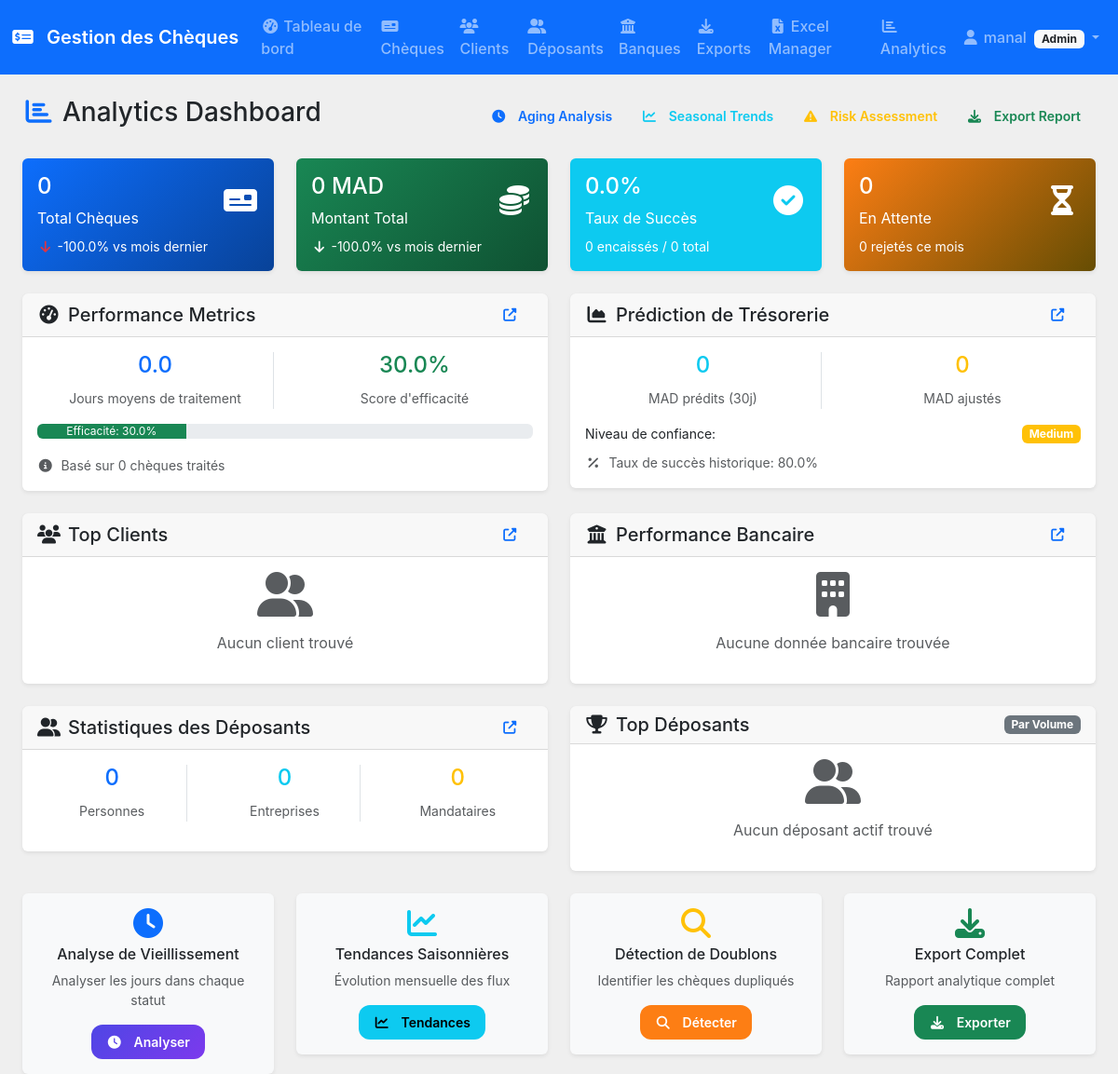
The app's page /analytics/ (signed in), older data.
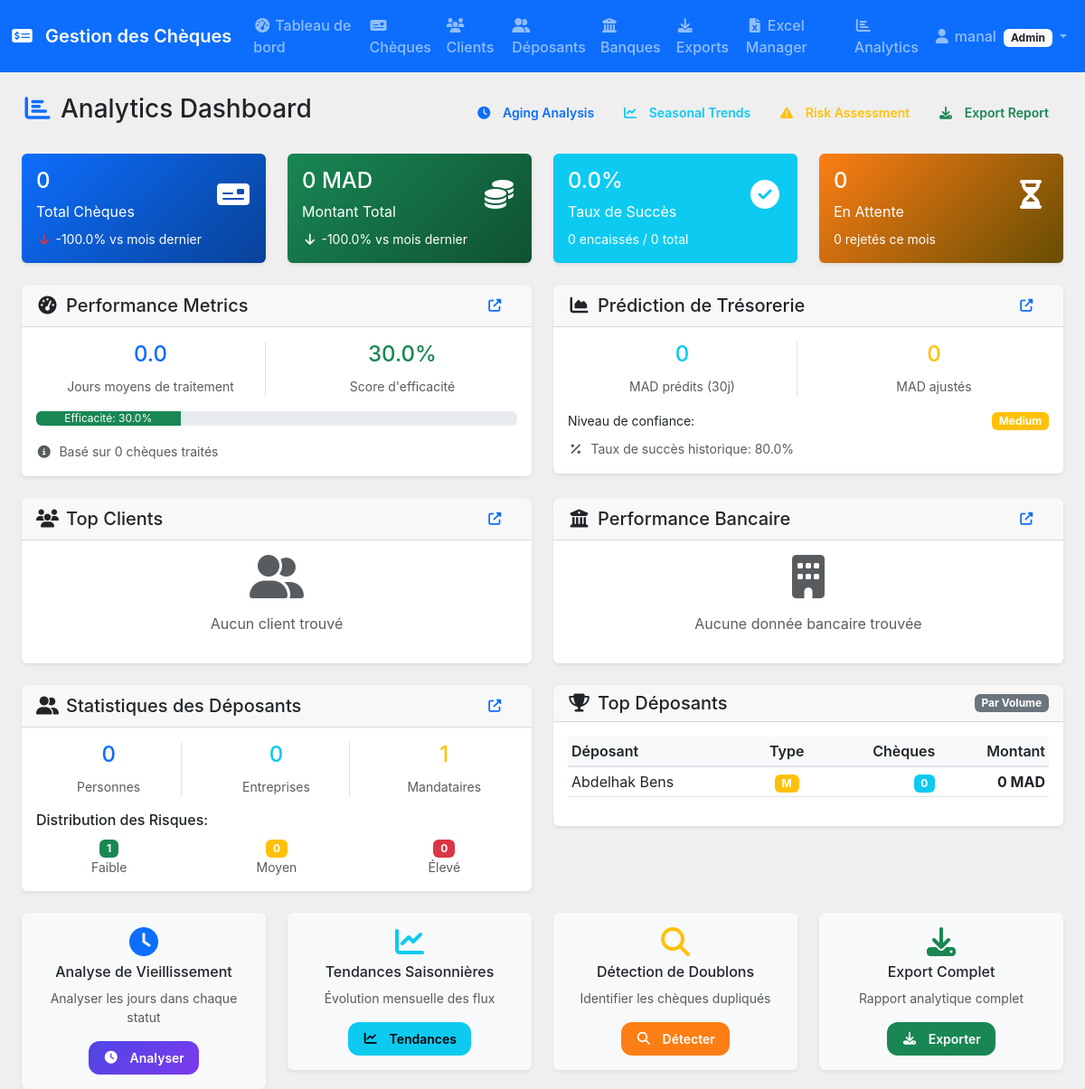
The same page, newer data.
### models.py (models this page shows, shortened)
class Depositor(db.Model):
    __tablename__ = 'depositors'
    id = db.Column(db.Integer, primary_key=True)
    name = db.Column(db.String(200), nullable=False, index=True)
    type = db.Column(db.String(20), nullable=False, default='personne')  # personne, entreprise, mandataire
    phone = db.Column(db.String(20))
    email = db.Column(db.String(120))
    address = db.Column(db.Text)
    city = db.Column(db.String(100))
    postal_code = db.Column(db.String(20))
    id_number = db.Column(db.String(50))  # CIN, Passport, RC
    id_type = db.Column(db.String(20))  # cin, passport, rc, ice
    company_name = db.Column(db.String(200))
    job_title = db.Column(db.String(100))
    authorization_letter_path = db.Column(db.String(255))  # Scan of authorization letter
    bank_account_number = db.Column(db.String(50))
    bank_name = db.Column(db.String(100))
    bank_branch = db.Column(db.String(100))
    is_active = db.Column(db.Boolean, default=True, index=True)
    registration_date = db.Column(db.Date, default=date.today)
    last_deposit_date = db.Column(db.Date)
    total_deposits = db.Column(db.Integer, default=0)
    total_amount_deposited = db.Column(db.Numeric(15, 2), default=0)
    risk_level = db.Column(db.String(10), default='low')  # low, medium, high
    blocked = db.Column(db.Boolean, default=False)
    blocked_reason = db.Column(db.Text)
    blocked_date = db.Column(db.Date)
    blocked_by = db.Column(db.Integer, db.ForeignKey('users.id'))
    created_by = db.Column(db.Integer, db.ForeignKey('users.id'))
    created_at = db.Column(db.DateTime, default=datetime.utcnow)
    updated_at = db.Column(db.DateTime, default=datetime.utcnow, onupdate=datetime.utcnow)
    notes = db.Column(db.Text)
    deposited_cheques = db.relationship('Cheque', backref='depositor', lazy=True)
    deposit_logs = db.relationship('DepositLog', backref='depositor', lazy=True, cascade='all, delete-orphan')
    __table_args__ = (
        CheckConstraint(type.in_(['personne', 'entreprise', 'mandataire']), name='check_depositor_type'),
        CheckConstraint(id_type.in_(['cin', 'passport', 'rc', 'ice', 'carte_sejour']), name='check_id_type'),
        CheckConstraint(risk_level.in_(['low', 'medium', 'high']), name='check_depositor_risk'),
        Index('idx_depositor_name', 'name'),
        Index('idx_depositor_type', 'type'),
        Index('idx_depositor_active', 'is_active'),
        Index('idx_depositor_risk', 'risk_level'),
        Index('idx_depositor_id_number', 'id_number'),
        Index('idx_depositor_registration_date', 'registration_date'),
    )

### routes/analytics.py (the view)
@analytics_bp.route('/')
@login_required
def analytics_dashboard():
    try:
        db_path = os.path.join(current_app.config['DATA_FOLDER'], 'cheques.db')
        analytics = AnalyticsEngine(db_path)
        kpi_data = analytics.generate_kpi_dashboard()
        performance_metrics = analytics.calculate_performance_metrics(30)
        cash_flow = analytics.predict_cash_flow(30)
        risk_clients = analytics.assess_client_risk()[:5]  # Top 5 risky clients
        depositor_stats = get_depositor_analytics()
        return render_template('analytics/dashboard.html',
                             kpi_data=kpi_data,
                             performance_metrics=performance_metrics,
                             cash_flow=cash_flow,
                             risk_clients=risk_clients,
                             depositor_stats=depositor_stats)
    except Exception as e:
        logging.error(f"Error in analytics dashboard: {str(e)}")
        flash(f'Erreur lors du chargement du tableau de bord analytique: {str(e)}', 'error')
        return redirect(url_for('dashboard.index'))

### utils/analytics_engine.py (called while the page is built)
    def get_db_connection(self) -> sqlite3.Connection:
        conn = sqlite3.connect(self.db_path)
        conn.row_factory = sqlite3.Row
        return conn

### templates/analytics/dashboard.html (shortened to what the changed rows need)
{% extends "base.html" %}
{% block content %}
<div class="container-fluid">
    <div class="d-flex justify-content-between align-items-center mb-4">
        <h1 class="h3"><i class="fas fa-chart-bar text-primary me-2"></i>Analytics Dashboard</h1>
    </div>
    {% if depositor_stats %}
    <div class="row mb-4">
        <div class="col-md-6">
            <div class="card">
                <div class="card-header d-flex justify-content-between align-items-center">
                    <h5 class="mb-0"><i class="fas fa-user-friends me-2"></i>Statistiques des Déposants</h5>
                    <a href="{{ url_for('depositors.list_depositors') }}" class="btn btn-outline-primary btn-sm">
                        <i class="fas fa-external-link-alt"></i>
                    </a>
                </div>
                <div class="card-body">
                    <div class="row text-center mb-3">
                        <div class="col-4">
                            <div class="border-end">
                                <h4 class="text-primary">{{ depositor_stats.type_distribution.get('personne', 0) }}</h4>
                                <small class="text-muted">Personnes</small>
                            </div>
                        </div>
                        <div class="col-4">
                            <div class="border-end">
                                <h4 class="text-info">{{ depositor_stats.type_distribution.get('entreprise', 0) }}</h4>
                                <small class="text-muted">Entreprises</small>
                            </div>
                        </div>
                        <div class="col-4">
                            <h4 class="text-warning">{{ depositor_stats.type_distribution.get('mandataire', 0) }}</h4>
                            <small class="text-muted">Mandataires</small>
                        </div>
                    </div>
                    {% if depositor_stats.risk_distribution %}
                    <h6 class="mb-2">Distribution des Risques:</h6>
                    <div class="row text-center">
                        <div class="col-4">
                            <span class="badge bg-success">{{ depositor_stats.risk_distribution.get('low', 0) }}</span>
                            <small class="d-block text-muted">Faible</small>
                        </div>
                        <div class="col-4">
                            <span class="badge bg-warning">{{ depositor_stats.risk_distribution.get('medium', 0) }}</span>
                            <small class="d-block text-muted">Moyen</small>
                        </div>
                        <div class="col-4">
                            <span class="badge bg-danger">{{ depositor_stats.risk_distribution.get('high', 0) }}</span>
                            <small class="d-block text-muted">Élevé</small>
                        </div>
                    </div>
                    {% endif %}
                </div>
            </div>
        </div>
        <div class="col-md-6">
            <div class="card">
                <div class="card-header d-flex justify-content-between align-items-center">
                    <h5 class="mb-0"><i class="fas fa-trophy me-2"></i>Top Déposants</h5>
                    <span class="badge bg-secondary">Par Volume</span>
                </div>
                <div class="card-body">
                    {% if depositor_stats.top_depositors %}
                    <div class="table-responsive">
                        <table class="table table-sm">
                            <thead>
                                <tr>
                                    <th>Déposant</th>
                                    <th class="text-center">Type</th>
                                    <th class="text-end">Chèques</th>
                                    <th class="text-end">Montant</th>
                                </tr>
                            </thead>
                            <tbody>
                                {% for depositor in depositor_stats.top_depositors[:5] %}
                                <tr>
                                    <td>{{ depositor.name[:25] + '...' if depositor.name|length > 25 else depositor.name }}</td>
                                    <td class="text-center">
                                        <span class="badge bg-{{ 'primary' if depositor.type == 'personne' else 'info' if depositor.type == 'entreprise' else 'warning' }}">
                                            {{ depositor.type.title()[:1] }}
                                        </span>
                                    </td>
                                    <td class="text-end">
                                        <span class="badge bg-info">{{ depositor.cheque_count }}</span>
                                    </td>
                                    <td class="text-end">
                                        <strong>{{ "%.0f"|format(depositor.total_amount) }} MAD</strong>
                                    </td>
                                </tr>
                                {% endfor %}
                            </tbody>
                        </table>
                    </div>
                    {% else %}
                    <div class="text-center text-muted">
                        <i class="fas fa-user-friends fa-3x mb-3"></i>
                        <p>Aucun déposant actif trouvé</p>
                    </div>
                    {% endif %}
                </div>
            </div>
        </div>
    </div>
    {% endif %}
</div>
{% endblock %}

Row changes from the older to the newer data that the page shows:
added Depositor: name "Abdelhak Bens", type "M", cheque_count "0", total_amount "0"
Text that changed along with them:
{{ depositor_stats.type_distribution.get('mandataire', 0) }}: "0" → "1"
{{ depositor_stats.risk_distribution.get('low', 0) }}: (not shown) → "1"
{{ depositor_stats.risk_distribution.get('medium', 0) }}: (not shown) → "0"
{{ depositor_stats.risk_distribution.get('high', 0) }}: (not shown) → "0"
text no longer shown: "Aucun déposant actif trouvé"
text now shown: "Distribution des Risques: Faible Moyen Élevé Déposant Type Chèques Montant"
